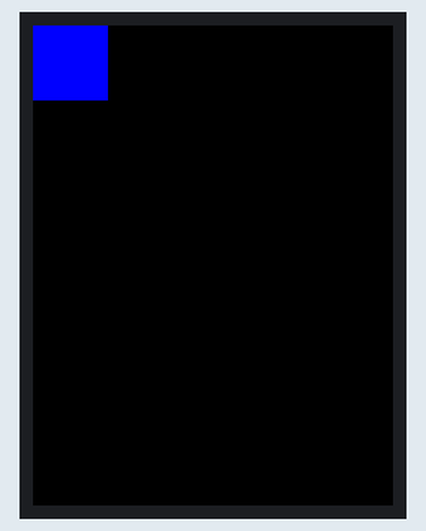
This sketch was run on a simulated ESP32. Shown: 240×320 colour display.

Above: at 0.2 s.

The sketch:

pantalla2.ino
```cpp
#include <Adafruit_ILI9341.h>

// Definir los pines correspondientes a la pantalla
#define TFT_CS 14
#define TFT_DC 27

// Declarar un objeto de la clase Adafruit_ILI9341
Adafruit_ILI9341 tft = Adafruit_ILI9341(TFT_CS, TFT_DC);

void setup() {
  // Inicializar la pantalla
  tft.begin();
}

void loop() {
  // Dibujar un rectángulo de color azul
  tft.fillRect(0, 0, 50, 50, ILI9341_BLUE);

  // Esperar un segundo antes de borrar el rectángulo
  delay(1000);

  // Borrar el rectángulo
  tft.fillRect(0, 0, 50, 50, ILI9341_BLACK);

  // Esperar un segundo antes de volver a dibujar el rectángulo
  delay(1000);
}
```
